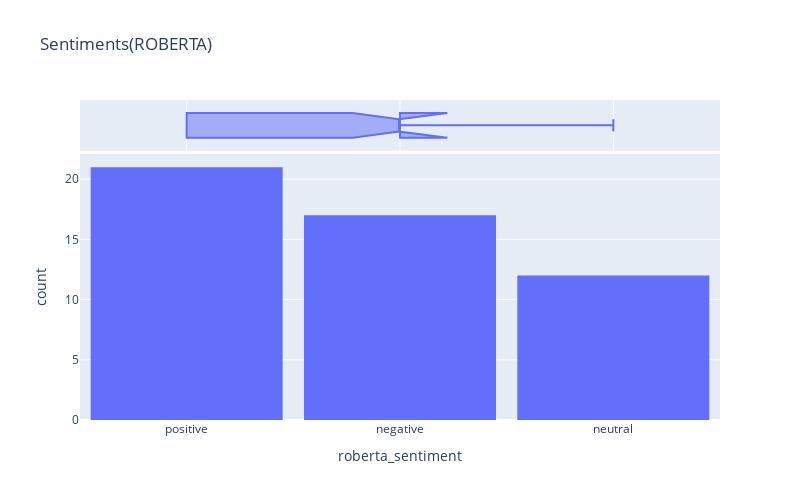

Here is the notebook cell this chart was saved with:
### Code cell
fig = px.histogram(results_df,
                   x = 'roberta_sentiment',
                   marginal = 'box',
                   title = 'Sentiments(ROBERTA)')
fig.update_layout(bargap=0.1)
fig.show()

### Figure 1 — Plotly figure (JSON) as saved in the notebook; plotly's stock layout.template omitted (floating-point values rounded to 4 significant figures)
{"data": [{"alignmentgroup": "True", "bingroup": "x", "hovertemplate": "roberta_sentiment=%{x}<br>count=%{y}<extra></extra>", "legendgroup": "", "marker": {"color": "#636efa", "pattern": {"shape": ""}}, "name": "", "offsetgroup": "", "orientation": "v", "showlegend": false, "type": "histogram", "x": ["positive", "negative", "neutral", "positive", "neutral", "negative", "positive", "neutral", "positive", "negative", "neutral", "negative", "positive", "neutral", "positive", "negative", "positive", "negative", "neutral", "positive", "neutral", "negative", "neutral", "negative", "positive", "positive", "negative", "positive", "negative", "positive", "negative", "positive", "positive", "negative", "positive", "negative", "positive", "negative", "positive", "neutral", "positive", "positive", "negative", "positive", "negative", "neutral", "negative", "positive", "neutral", "neutral"], "xaxis": "x", "yaxis": "y"}, {"alignmentgroup": "True", "hovertemplate": "roberta_sentiment=%{x}<extra></extra>", "legendgroup": "", "marker": {"color": "#636efa"}, "name": "", "notched": true, "offsetgroup": "", "showlegend": false, "type": "box", "x": ["positive", "negative", "neutral", "positive", "neutral", "negative", "positive", "neutral", "positive", "negative", "neutral", "negative", "positive", "neutral", "positive", "negative", "positive", "negative", "neutral", "positive", "neutral", "negative", "neutral", "negative", "positive", "positive", "negative", "positive", "negative", "positive", "negative", "positive", "positive", "negative", "positive", "negative", "positive", "negative", "positive", "neutral", "positive", "positive", "negative", "positive", "negative", "neutral", "negative", "positive", "neutral", "neutral"], "xaxis": "x2", "yaxis": "y2"}], "layout": {"bargap": 0.1, "barmode": "relative", "height": 500, "legend": {"tracegroupgap": 0}, "title": {"text": "Sentiments(ROBERTA)"}, "width": 800, "xaxis": {"anchor": "y", "autorange": true, "domain": [0, 1], "range": [-0.5, 2.5], "title": {"text": "roberta_sentiment"}, "type": "category"}, "xaxis2": {"anchor": "y2", "autorange": true, "domain": [0, 1], "matches": "x", "range": [-0.5, 2.5], "showgrid": true, "showticklabels": false, "type": "category"}, "yaxis": {"anchor": "x", "autorange": true, "domain": [0, 0.8316], "range": [0, 22.11], "title": {"text": "count"}}, "yaxis2": {"anchor": "x2", "autorange": true, "domain": [0.8416, 1], "matches": "y2", "range": [-0.5, 0.5], "showgrid": false, "showline": false, "showticklabels": false, "ticks": "", "type": "category"}}}
